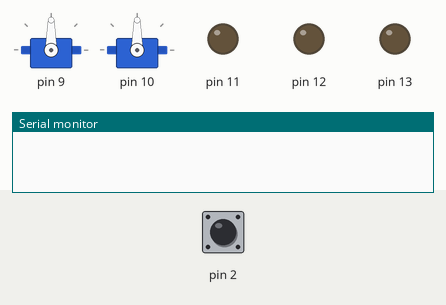
The sketch below on a simulated Arduino Uno, built with avr-gcc and run on an emulated ATmega328P. On the bench: 2 × servo, output pins drawn as LEDs (lit = HIGH), the last lines printed to the serial monitor. The test bench sets the inputs (shaded band); at power-on: pin 2 HIGH.

Above: at 1.2 s.
1.3 s: pin 2 pulled LOW for 1 s
At 1.45 s:
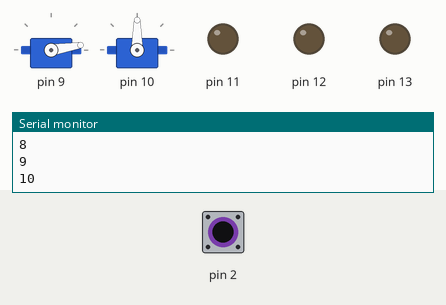
3.8 s: pin 2 pulled LOW for 3.2 s
At 3.95 s:
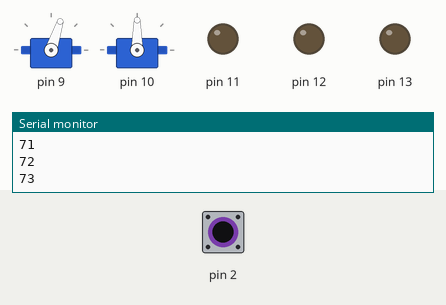
8.5 s: pin 2 pulled LOW for 0.15 s
At 9.0 s:
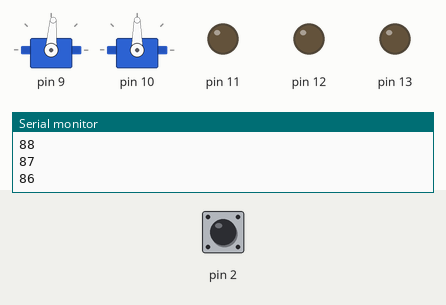
Timing chart, 0 to 11.5 s (numbered marks = the images above; inputs shaded):
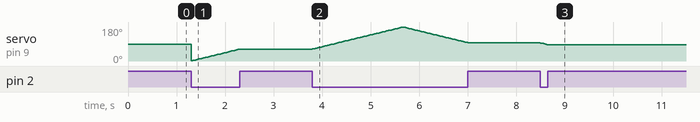

The sketch:

JAN28_pushButton.ino
```cpp
#include <Servo.h>


class Flasher
{
	// Class Member Variables
	// These are initialized at startup
	int ledPin;      // the number of the LED pin
	long OnTime;     // milliseconds of on-time
	long OffTime;    // milliseconds of off-time

	// These maintain the current state
	int ledState;             		// ledState used to set the LED
	unsigned long previousMillis;  	// will store last time LED was updated

  // Constructor - creates a Flasher
  // and initializes the member variables and state
  public:
  Flasher(int pin, long on, long off)
  {
	ledPin = pin;
	pinMode(ledPin, OUTPUT);

	OnTime = on;
	OffTime = off;

	ledState = LOW;
	previousMillis = 0;
  }

  void Update()
  {
    // check to see if it's time to change the state of the LED
    unsigned long currentMillis = millis();

    if((ledState == HIGH) && (currentMillis - previousMillis >= OnTime))
    {
    	ledState = LOW;  // Turn it off
      previousMillis = currentMillis;  // Remember the time
      digitalWrite(ledPin, ledState);  // Update the actual LED
    }
    else if ((ledState == LOW) && (currentMillis - previousMillis >= OffTime))
    {
      ledState = HIGH;  // turn it on
      previousMillis = currentMillis;   // Remember the time
      digitalWrite(ledPin, ledState);	  // Update the actual LED
    }
  }
};

class Sweeper
{
  Servo servo;              // the servo
  int pos;              // current servo position
  int increment;        // increment to move for each interval
  int  updateInterval;      // interval between updates
  unsigned long lastUpdate; // last update of position

public:
  Sweeper(int interval)
  {
    updateInterval = interval;
    increment = 1;
  }

  void Attach(int pin)
  {
    servo.attach(pin);
  }

  void Detach()
  {
    servo.detach();
  }

  void Update()
  {
    if((millis() - lastUpdate) > updateInterval)  // time to update
    {
      lastUpdate = millis();
      pos += increment;
      servo.write(pos);
      Serial.println(pos);
      if ((pos >= 180) || (pos <= 0)) // end of sweep
      {
        // reverse direction
        increment = -increment;
      }
    }
  }
};


Flasher led1(11, 123, 400);
Flasher led2(12, 350, 350);
Flasher led3(13, 200, 222);

Sweeper sweeper1(15);
Sweeper sweeper2(25);

void setup()
{
  Serial.begin(9600);
  pinMode(2, INPUT_PULLUP);
  sweeper1.Attach(9);
  sweeper2.Attach(10);
}


void loop()
{
//   sweeper1.Update();

    // INPUT_PULLUP means:
  // pressed  -> LOW
  // released -> HIGH
  if (digitalRead(2) == LOW)   // change: HIGH -> LOW
  {
    sweeper1.Update();
  }
  // else: do nothing -> servo stops moving (no more updates)

//   if(digitalRead(2) == HIGH)
//   {
//      sweeper2.Update();
//      led1.Update();
//   }

//   led2.Update();
//   led3.Update();
}
```

Measured:
- after the input at 3.8 s, servo on pin 9: rises from 63° to 180° in 1.9 s, then falls to 96° in 1.3 s
- after the input at 8.5 s, servo on pin 9: 96° → 86° at once
